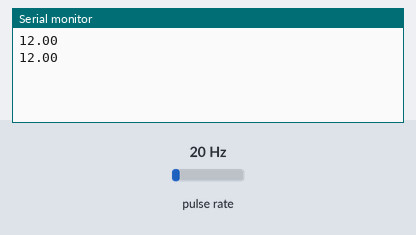
Simulated run of this sketch. Board: Arduino Uno, built with avr-gcc and run on an emulated ATmega328P. Parts: the last lines printed to the serial monitor. Wiring (inferred from the names in the program): pulse sensor: data pin 2. Inputs (shaded band) come from the test bench; at power-on: pulse rate 20 Hz.

Above: at 1.2 s.
1.3 s: pulse rate (sensor on pin 2) set to 4 Hz
At 1.9 s:
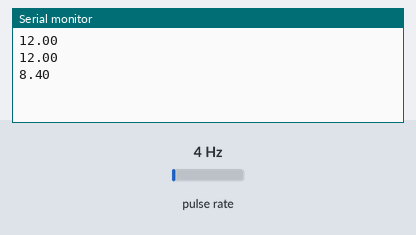
2.8 s: pulse rate (sensor on pin 2) set to 50 Hz
At 3.4 s:
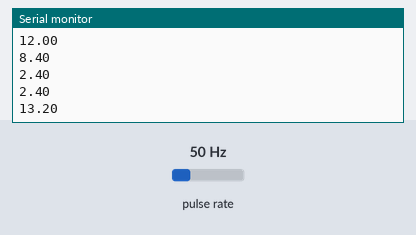
Timing chart, 0 to 5.8 s (numbered marks = the images above; inputs shaded):
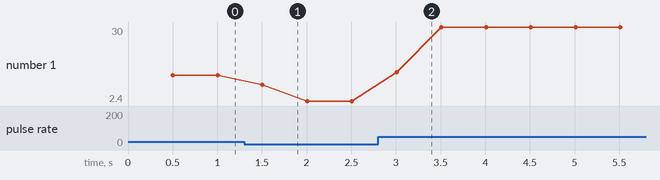

Measured:
- after the input at 1.3 s, the serial monitor: prints a new line after 0.20 s (image 1)
- after the input at 2.8 s, the serial monitor: prints a new line after 0.21 s (image 2)
- plotted number 1: 12 → 2.4 after the input at 1.3 s, 2.4 → 30 after the input at 2.8 s

The sketch:

mechanical_anemometer.ino
```cpp
const int Reed_pin = 2;
unsigned long previousTime = 0;
volatile int count = 0;
float ws=0;

void setup()
{
  Serial.begin(9600);
  pinMode(Reed_pin, INPUT_PULLUP);

  attachInterrupt(digitalPinToInterrupt(Reed_pin), wind_count, FALLING);

}


/*
 The following loop prints the cumulated value of the interrupts occured
 during a time duration of half a second ( 500 milli seconds ) and also
 resets the counting function and value variable to zero. "count" is the
 counting function and "ws" is the value variable.
*/

void loop()
{
  if(previousTime > millis())
  previousTime = 0;

  else if ((millis() - previousTime) > 500)
  {
    previousTime = millis();
    Serial.println(ws);
    count=0;
    ws =0;

  }
}


/*
  This function is the ISR interrupt service routine function
  which will be executed whenever an interrupt event occurs.
  In this case the reed switch  inside the cup anemometer will be
  switched on frequently during wind. Interrupt pin is set to "pull up" mode,
  so when ever the reed switch is closed the voltage will drop. So the interrupt
  function is set to read a falling voltage and this function counts the no. of
  interrupt events and cumulated value is stored in the "ws" variable. To convert the
  count into actual wind speed it is multiplied by 2.4 (km/hr). Since the this
  2.4 convertion factor is for 1 count per second.Here our count timing is half a second.
  so we take half of the final value.ie, "ws = count*(2.4/2)"
*/

void wind_count()
{
    count++;
    ws = count*(2.4/2);
}
```
